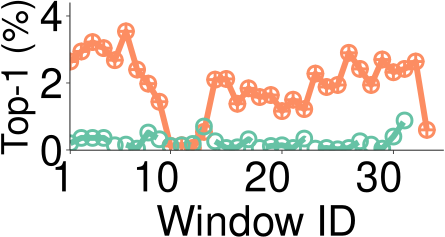

Here is the R script that generated this plot:
library(grid)
library(ggplot2)
library(extrafont)
require("RColorBrewer")
require(scales)
font_import()
loadfonts()

mywidth=4.5
myheight=2.5
my_value=c(1,10)
my_line=c("longdash","solid")

if(T){
    args <- commandArgs(trailingOnly = TRUE)
    x1 <- read.table("prefixDistribution-5000-Linux-min.data",header=TRUE)
    cairo_pdf(file="prefixDistribution-5000-Linux-min.pdf", width=mywidth, height=myheight)
    x1$type <- factor(x1$type, levels=c("Raw","Mixed"), labels=c("Raw","Mixed"))
    ggplot(data=x1, aes(x=ID,y=ratio,shape=type,linetype=type, colour=type)) +
    geom_line(size=2)  + 
        geom_point(size=4, stroke=1.5, fill="white") +
    scale_shape_manual(values=c(my_value)) +
    scale_colour_brewer(palette = "Set2") + 
    scale_linetype_manual(values=c(my_line)) +
    coord_cartesian(ylim=c(0.00195, 0.042), xlim=c(2.5, 33)) +
    scale_x_continuous(breaks=c(1,10,20,30)) +
    scale_y_continuous(breaks=seq(0, 0.04, 0.02), labels=format(seq(0, 4, 2), scientific=FALSE)) +
    ylab("Top-1 (%)") +
    xlab("Window ID") +
    theme_bw() +
    theme(
        panel.grid.major=element_blank(), panel.grid.minor=element_blank(),
	    panel.background=element_blank(), 
	    # panel.border=element_rect(size=0.5),
	    panel.border = element_blank(),
	    axis.line=element_line(colour="black", size=0.3),
	    axis.ticks=element_line(size=0.3),
        axis.text.x=element_text(margin=margin(5,0,0,0), angle=0, hjust=0.8, colour="black", size=30),
        axis.title.y=element_text(size=26,  hjust=0.5),
        axis.text.y=element_text(margin=margin(0, 2, 0, 0),colour="black",size=30),
        axis.title.x=element_text(size=30),
        legend.title = element_blank(),
        legend.key.size=unit(0.3, "cm"),
        legend.text=element_text(size=20),
        # legend.position=c(0.3,0.82),
        legend.position="none",
        legend.direction="vertical",
        legend.margin = margin(t = 0, unit='cm'),
        plot.margin=unit(c(0.1,0.1,0.1,0.1), "cm")
    )
}
